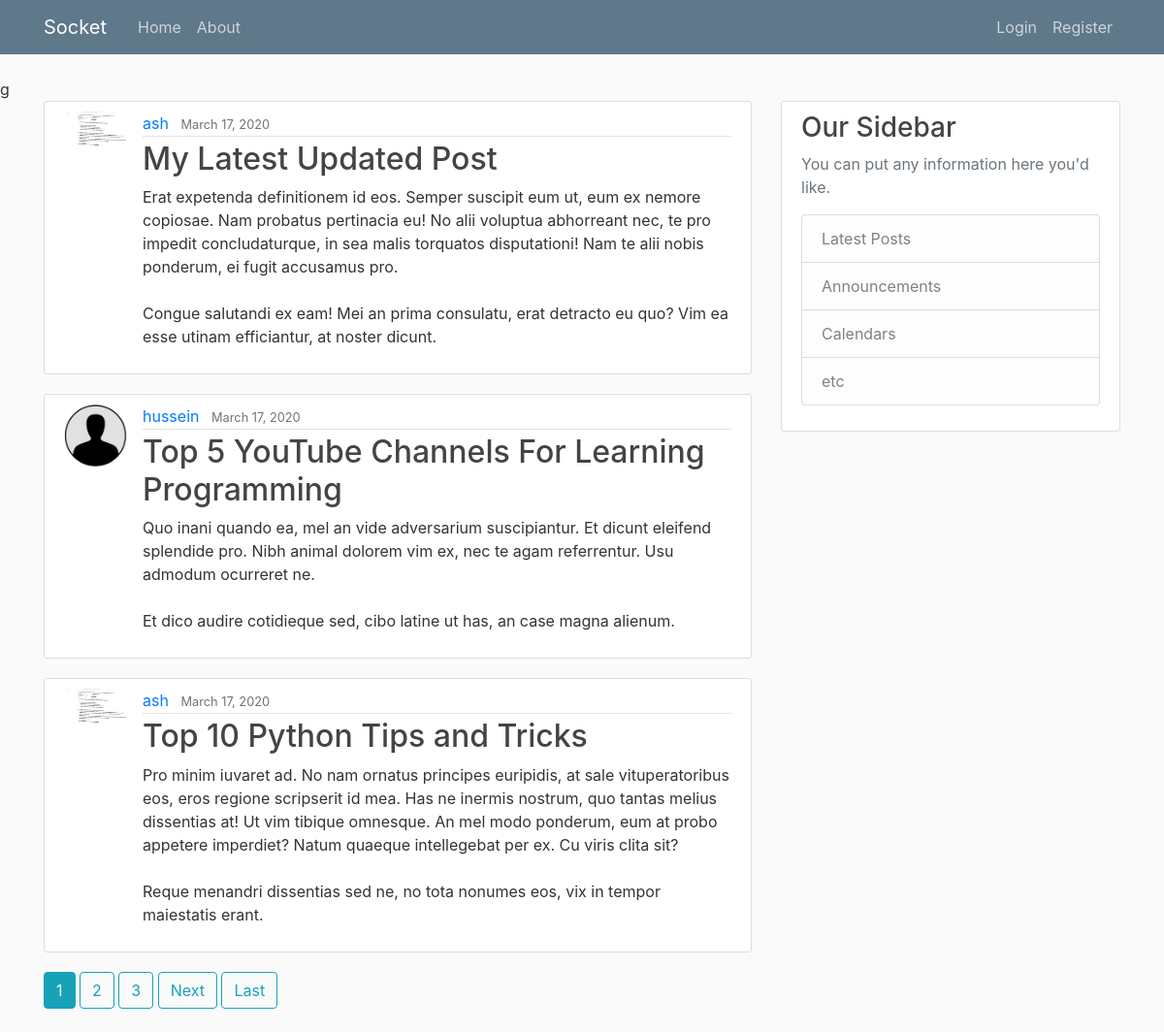
Before: / with the older database file.
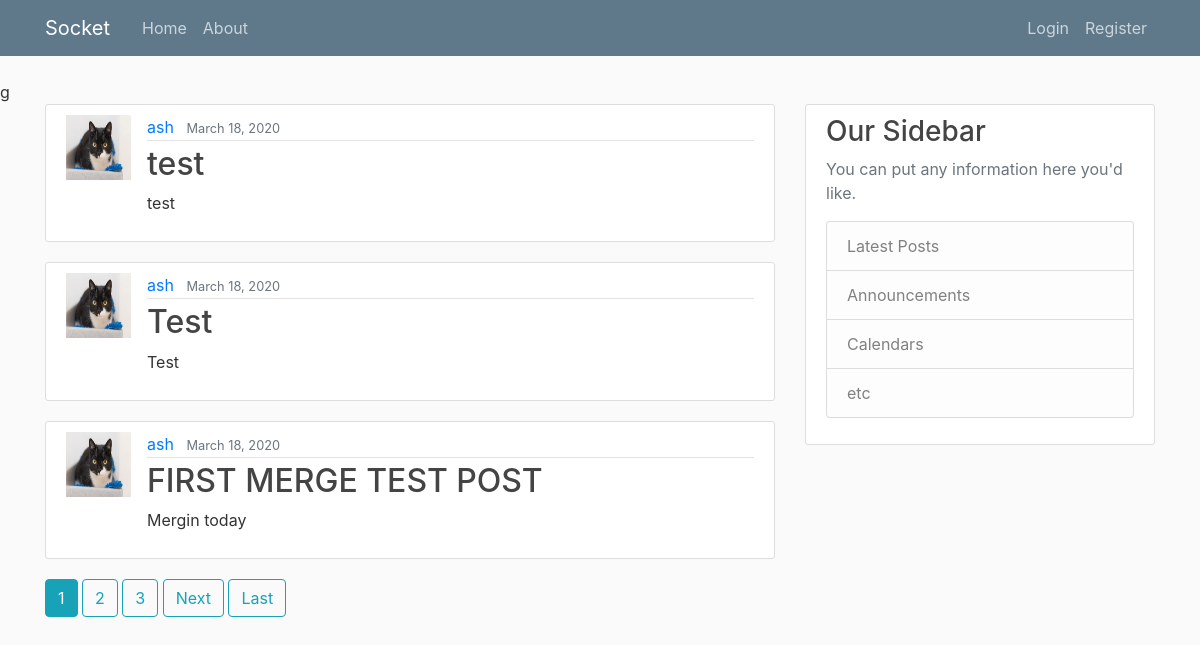
After: the same page with the newer database file.
### socketX1/models.py (models this page shows, shortened)
class Post(models.Model):
	title = models.CharField(max_length=100)
	content = models.TextField()
	date_posted = models.DateTimeField(default = timezone.now)
	author = models.ForeignKey(User, on_delete = models.CASCADE) #when you delete a user, you delete all of user's posts

### users/models.py (models this page shows, shortened)
class Profile(models.Model):
	user = models.OneToOneField(User, on_delete= models.CASCADE)
	image = models.ImageField(default= 'default.jpg', upload_to='profile_pics')

### socketX1/views.py (the view)
# urls.py: path('', PostListView.as_view(), name='socket-home'),
class PostListView(ListView):
	model = Post
	template_name = 'socketX1/home.html' # <app>/<model>_<viewtype>.html
	context_object_name = 'posts'
	ordering = ['-date_posted']
	paginate_by = 3

### socketX1/templates/socketX1/home.html (shortened to what this page needs)
{% extends "socketX1/base.html" %}
{% block content %}
	{% for post in posts %}
		<article class="media content-section">
		  <img class ="rounded-cricle article-img" src="{{ post.author.profile.image.url }}">
		  <div class="media-body">
		    <div class="article-metadata">
		      <a class="mr-2" href="{% url 'user-posts' post.author.username %}">{{ post.author }}</a>
		      <small class="text-muted">{{ post.date_posted|date:"F d, Y"}}</small>
		    </div>
		    <h2><a class="article-title" href="{% url 'post-detail' post.id %}">{{ post.title }}</a></h2>
		    <p class="article-content">{{ post.content }}</p>
		  </div>
		</article>
	{% endfor %}
	{% if is_paginated %}
		{% for num in page_obj.paginator.page_range %}
			{% if page_obj.number == num %}
				<a class = "btn btn-info mb-4"href="?page={{ num }}">{{ num }}</a>
			{% elif num > page_obj.number|add:'-3' and num < page_obj.number|add:'3'%}
				<a class = "btn btn-outline-info mb-4"href="?page={{ num }}">{{ num }}</a>
			{% endif %}
		{% endfor %}
		{% if page_obj.has_next %}
			<a class = "btn btn-outline-info mb-4"href="?page={{ page_obj.next_page_number }}">Next</a>
			<a class = "btn btn-outline-info mb-4"href="?page={{ page_obj.paginator.num_pages }}">Last</a>
		{% endif %}
	{% endif %}
{% endblock content %}

### socketX1/templates/socketX1/base.html (shortened to what this page needs)
g{% load static %}
<!DOCTYPE html>
<html>
<head>
    <link rel="stylesheet" href="https://maxcdn.bootstrapcdn.com/bootstrap/4.0.0/css/bootstrap.min.css">
    <link rel="stylesheet" type="text/css" href="{%static 'socketX1/main.css' %}">
</head>
<body>
	<header class="site-header">
	  <nav class="navbar navbar-expand-md navbar-dark bg-steel fixed-top">
	    <div class="container">
	      <a class="navbar-brand mr-4" href="/"> Socket </a>
	      <div class="collapse navbar-collapse" id="navbarToggle">
	        <div class="navbar-nav mr-auto">
	          <a class="nav-item nav-link" href="{% url 'socket-home' %}">Home</a>
	          <a class="nav-item nav-link" href="{% url 'socket-about' %}">About</a>
	        </div>
	        <div class="navbar-nav">
	        	{% if user.is_authenticated %}
	        		<a class="nav_item nav-link" href="{% url 'post-create' %}">New Post</a>
	        		<a class="nav_item nav-link" href="{% url 'profile' %}">Profile</a>
	        		<a class="nav_item nav-link" href="{% url 'logout' %}">Logout</a>
	        	{% else %}
	          		<a class="nav-item nav-link" href="{% url 'login' %}">Login</a>
	          		<a class="nav-item nav-link" href="{% url 'register' %}">Register</a>
	          	{% endif  %}
	        </div>
	      </div>
	    </div>
	  </nav>
	</header>
		<main role="main" class="container">
	  <div class="row">
	    <div class="col-md-8">
	      {% block content %}{% endblock %}
	    </div>
	    <div class="col-md-4">
	      <div class="content-section">
	        <h3>Our Sidebar</h3>
	        <p class='text-muted'>You can put any information here you'd like.
	          <ul class="list-group">
	            <li class="list-group-item list-group-item-light">Latest Posts</li>
	            <li class="list-group-item list-group-item-light">Announcements</li>
	            <li class="list-group-item list-group-item-light">Calendars</li>
	            <li class="list-group-item list-group-item-light">etc</li>
	          </ul>
	        </p>
	      </div>
	    </div>
	  </div>
	</main>
</body>
</html>

### socketX1/static/socketX1/main.css (style rules this page uses)
body { background: #fafafa; color: #333333; margin-top: 5rem; }
h1, h2, h3, h4, h5, h6 { color: #444444; }
ul { margin: 0; }
.bg-steel { background-color: #5f788a; }
.site-header .navbar-nav .nav-link { color: #cbd5db; }
.content-section { background: #ffffff; padding: 10px 20px; border: 1px solid #dddddd; border-radius: 3px; margin-bottom: 20px; }
.article-title { color: #444444; }
.article-content { white-space: pre-line; }
.article-img { height: 65px; width: 65px; margin-right: 16px; }
.article-metadata { padding-bottom: 1px; margin-bottom: 4px; border-bottom: 1px solid #e3e3e3 }

Changed rows visible on the page:
no longer on this page (row unchanged): Post: author.profile.image (picture), author "ash", date_posted "March 17, 2020", title "My Latest Updated Post", content "Erat expetenda definitionem id eos. Semper suscipit eum ut, eum ex nemore copiosae. Nam probatus pertinacia eu! No alii voluptua abhorreant nec, te pro impedit concludaturque, in sea malis torquatos disputationi! Nam te alii nobis ponderum, ei fugit accusamus pro. Congue salutandi ex eam! Mei an prima consulatu, erat detracto eu quo? Vim ea esse utinam efficiantur, at noster dicunt."
no longer on this page (row unchanged): Post: author.profile.image (placeholder picture), author "hussein", date_posted "March 17, 2020", title "Top 5 YouTube Channels For Learning Programming", content "Quo inani quando ea, mel an vide adversarium suscipiantur. Et dicunt eleifend splendide pro. Nibh animal dolorem vim ex, nec te agam referrentur. Usu admodum ocurreret ne. Et dico audire cotidieque sed, cibo latine ut has, an case magna alienum."
no longer on this page (row unchanged): Post: author.profile.image (picture), author "ash", date_posted "March 17, 2020", title "Top 10 Python Tips and Tricks", content "Pro minim iuvaret ad. No nam ornatus principes euripidis, at sale vituperatoribus eos, eros regione scripserit id mea. Has ne inermis nostrum, quo tantas melius dissentias at! Ut vim tibique omnesque. An mel modo ponderum, eum at probo appetere imperdiet? Natum quaeque intellegebat per ex. Cu viris clita sit? Reque menandri dissentias sed ne, no tota nonumes eos, vix in tempor maiestatis erant."
added Post: author.profile.image (picture), author "ash", date_posted "March 18, 2020", title "test", content "test"
added Post: author.profile.image (picture), author "ash", date_posted "March 18, 2020", title "Test", content "Test"
added Post: author.profile.image (picture), author "ash", date_posted "March 18, 2020", title "FIRST MERGE TEST POST", content "Mergin today"
